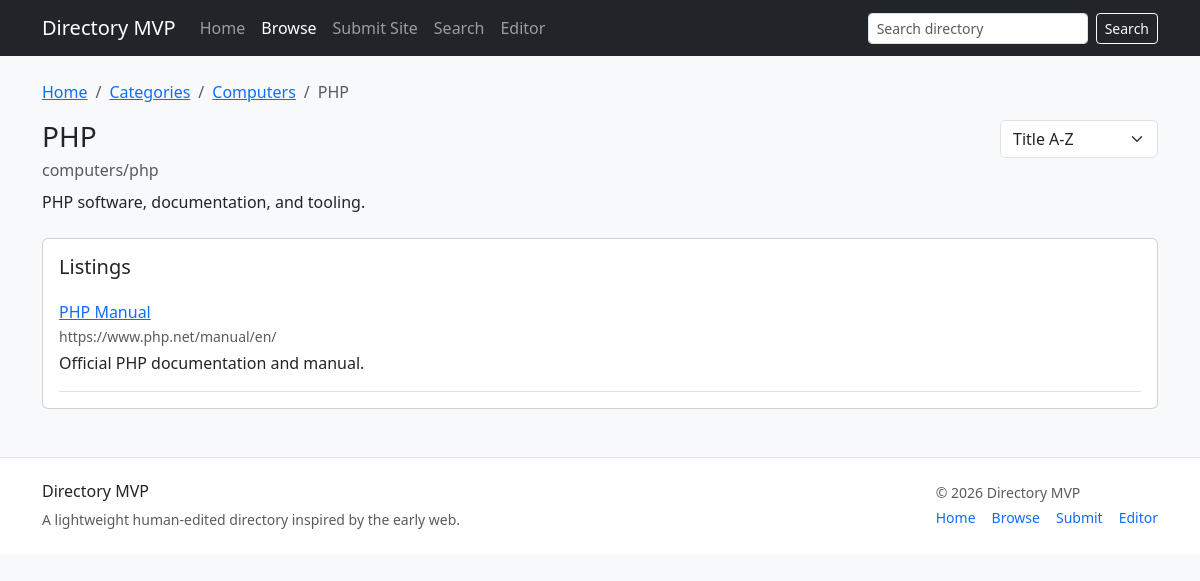
/category/computers/php, run on an earlier commit of the app's database.
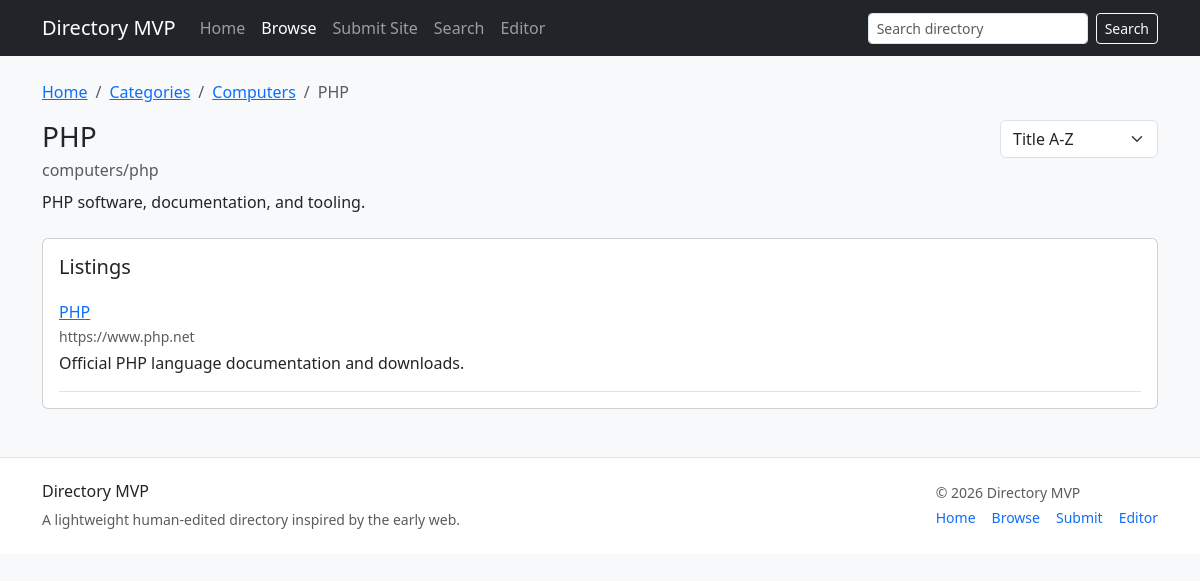
And on a later commit of the database.
### tables this page shows
CREATE TABLE categories (
    id INT UNSIGNED AUTO_INCREMENT PRIMARY KEY,
    parent_id INT UNSIGNED NULL,
    slug VARCHAR(150) NOT NULL,
    path VARCHAR(500) NOT NULL,
    name VARCHAR(150) NOT NULL,
    description TEXT NULL,
    sort_order INT NOT NULL DEFAULT 0,
    is_active TINYINT(1) NOT NULL DEFAULT 1,
    source_type ENUM('manual','dmoz_import') NOT NULL DEFAULT 'manual',
    source_key VARCHAR(255) NULL,
    import_batch_id INT UNSIGNED NULL,
    created_at DATETIME NOT NULL DEFAULT CURRENT_TIMESTAMP,
    updated_at DATETIME NOT NULL DEFAULT CURRENT_TIMESTAMP,
    CONSTRAINT fk_categories_parent FOREIGN KEY (parent_id) REFERENCES categories(id) ON DELETE SET NULL,
    UNIQUE KEY uq_categories_path (path(191)),
    KEY idx_categories_parent (parent_id),
    KEY idx_categories_slug (slug),
    KEY idx_categories_import_batch (import_batch_id)
);

CREATE TABLE sites (
    id INT UNSIGNED AUTO_INCREMENT PRIMARY KEY,
    category_id INT UNSIGNED NOT NULL,
    title VARCHAR(255) NOT NULL,
    slug VARCHAR(180) NOT NULL,
    url VARCHAR(2083) NOT NULL,
    normalized_url VARCHAR(2083) NULL,
    description TEXT NOT NULL,
    language_code VARCHAR(10) NULL,
    country_code VARCHAR(10) NULL,
    status ENUM('active','dead','flagged') NOT NULL DEFAULT 'active',
    source_type ENUM('manual','submission','dmoz_import') NOT NULL DEFAULT 'manual',
    source_key VARCHAR(255) NULL,
    original_title VARCHAR(255) NULL,
    original_description TEXT NULL,
    original_url VARCHAR(2083) NULL,
    import_batch_id INT UNSIGNED NULL,
    submitted_by_user_id INT UNSIGNED NULL,
    is_reviewed TINYINT(1) NOT NULL DEFAULT 1,
    approved_at DATETIME NULL,
    is_active TINYINT(1) NOT NULL DEFAULT 1,
    created_at DATETIME NOT NULL DEFAULT CURRENT_TIMESTAMP,
    updated_at DATETIME NOT NULL DEFAULT CURRENT_TIMESTAMP,
    CONSTRAINT fk_sites_category FOREIGN KEY (category_id) REFERENCES categories(id) ON DELETE CASCADE,
    CONSTRAINT fk_sites_submitted_by FOREIGN KEY (submitted_by_user_id) REFERENCES users(id) ON DELETE SET NULL,
    KEY idx_sites_category (category_id),
    KEY idx_sites_status (status),
    KEY idx_sites_source_type (source_type),
    KEY idx_sites_import_batch (import_batch_id),
    KEY idx_sites_normalized_url (normalized_url(191))
);

### app/Core/Controller.php (called while the page is built, shortened)
<?php
class Controller
{
    protected function view(string $view, array $data = []): void
    {
        extract($data, EXTR_SKIP);
        $viewFile = dirname(__DIR__) . '/Views/' . $view . '.php';
        require dirname(__DIR__) . '/Views/layouts/header.php';
        require $viewFile;
        require dirname(__DIR__) . '/Views/layouts/footer.php';
    }
}

### app/Controllers/CategoryController.php (called while the page is built, shortened)
<?php
class CategoryController extends Controller
{
    public function show(string $path): void
    {
        $categoryModel = new Category($this->db);
        $siteModel = new Site($this->db);
        $category = $categoryModel->findByPath($path);
        $page = max(1, (int) ($_GET['page'] ?? 1));
        $sort = (string) ($_GET['sort'] ?? 'title');
        $perPage = (int) config('per_page', 20);
        $total = $siteModel->countByCategory((int) $category['id']);
        $pagination = build_pagination($total, $page, $perPage);
        $this->view('category/show', [
            'pageTitle' => $category['name'],
            'category' => $category,
            'breadcrumbs' => $categoryModel->breadcrumbByPath($category['path']),
            'children' => $categoryModel->childrenOf((int) $category['id']),
            'sites' => $siteModel->forCategory((int) $category['id'], $pagination['per_page'], $pagination['offset'], $sort),
            'pagination' => $pagination,
            'sort' => $sort,
        ]);
    }
}

### public/index.php (called while the page is built, shortened)
<?php
$basePath = dirname(__DIR__);
spl_autoload_register(function (string $class) use ($basePath) {
    $prefix = 'App\\';
    $relative = substr($class, strlen($prefix));
    $file = $basePath . '/app/' . str_replace('\\', '/', $relative) . '.php';
});
require $basePath . '/app/helpers.php';
$appConfig = require $basePath . '/config/app.php';
$dbConfig = require $basePath . '/config/database.php';
$db = new App\Core\Database($dbConfig);
$router = new App\Core\Router();
$router->dispatch($_SERVER['REQUEST_METHOD'], $_SERVER['REQUEST_URI'], $db, $appConfig);

### app/helpers.php (called while the page is built, shortened)
<?php
function config(string $key, $default = null)
{
    $config = $GLOBALS['app_config'] ?? [];
    return $config[$key] ?? $default;
}
function e(?string $value): string
{
    return htmlspecialchars((string) $value, ENT_QUOTES, 'UTF-8');
}
function base_url(string $path = ''): string
{
    $base = rtrim((string) config('base_url', ''), '/');
    $path = '/' . ltrim($path, '/');
    return $base . ($path === '/' ? '' : $path);
}
function request_path(): string
{
    $uri = $_SERVER['REQUEST_URI'] ?? '/';
    return parse_url($uri, PHP_URL_PATH) ?: '/';
}

### app/Core/Database.php (called while the page is built, shortened)
<?php
class Database
{
    private PDO $pdo;
    public function __construct(array $config)
    {
        $dsn = sprintf(
            'mysql:host=%s;port=%d;dbname=%s;charset=%s',
            $config['host'],
            $config['port'],
            $config['database'],
            $config['charset']
        );
        $this->pdo = new PDO($dsn, $config['username'], $config['password'], [
            PDO::ATTR_ERRMODE => PDO::ERRMODE_EXCEPTION,
            PDO::ATTR_DEFAULT_FETCH_MODE => PDO::FETCH_ASSOC,
        ]);
    }
    public function query(string $sql, array $params = []): PDOStatement
    {
        $stmt = $this->pdo->prepare($sql);
        $stmt->execute($params);
        return $stmt;
    }
    public function fetch(string $sql, array $params = []): ?array
    {
        $row = $this->query($sql, $params)->fetch();
        return $row ?: null;
    }
    public function fetchAll(string $sql, array $params = []): array
    {
        return $this->query($sql, $params)->fetchAll();
    }
}

### app/Models/Category.php (called while the page is built, shortened)
<?php
class Category extends Model
{
    public function findByPath(string $path): ?array
    {
        return $this->db->fetch(
            'SELECT * FROM categories WHERE path = :path AND is_active = 1 LIMIT 1',
            ['path' => $path]
        );
    }
    public function breadcrumbByPath(string $path): array
    {
        $parts = array_filter(explode('/', $path));
        $crumbs = [];
        $current = '';
        foreach ($parts as $part) {
            $current = $current === '' ? $part : $current . '/' . $part;
            $row = $this->db->fetch('SELECT id, name, path FROM categories WHERE path = :path LIMIT 1', ['path' => $current]);
            if ($row) {
                $crumbs[] = $row;
            }
        }
        return $crumbs;
    }
}

### app/Models/Site.php (called while the page is built, shortened)
<?php
class Site extends Model
{
    public function forCategory(int $categoryId, int $limit, int $offset, string $sort = 'title'): array
    {
        $order = match ($sort) {
            'newest' => 's.created_at DESC, s.title ASC',
            default => 's.title ASC',
        };
        return $this->db->fetchAll(
            "SELECT s.* FROM sites s
             WHERE s.category_id = :category_id AND s.is_active = 1
             ORDER BY {$order}
             LIMIT {$limit} OFFSET {$offset}",
            ['category_id' => $categoryId]
        );
    }
}

### app/Views/category/show.php (the view, shortened to what this page needs)
<nav aria-label="breadcrumb" class="mb-3">
    <ol class="breadcrumb">
        <li class="breadcrumb-item"><a href="<?= e(base_url('/')) ?>">Home</a></li>
        <li class="breadcrumb-item"><a href="<?= e(base_url('/category')) ?>">Categories</a></li>
        <?php foreach ($breadcrumbs as $index => $crumb): ?>
            <li class="breadcrumb-item<?= $index === count($breadcrumbs) - 1 ? ' active' : '' ?>">
                <?php if ($index === count($breadcrumbs) - 1): ?>
                    <?= e($crumb['name']) ?>
                <?php else: ?>
                    <a href="<?= e(base_url('/category/' . $crumb['path'])) ?>"><?= e($crumb['name']) ?></a>
                <?php endif; ?>
            </li>
        <?php endforeach; ?>
    </ol>
</nav>
<div class="d-flex flex-column flex-md-row justify-content-between align-items-md-start gap-3 mb-4">
    <div>
        <h1 class="h3 mb-1"><?= e($category['name']) ?></h1>
        <div class="text-muted"><?= e($category['path']) ?></div>
        <?php if (!empty($category['description'])): ?>
            <p class="mt-2 mb-0"><?= e($category['description']) ?></p>
        <?php endif; ?>
    </div>
    <form class="d-flex gap-2" method="get">
        <select class="form-select" name="sort" onchange="this.form.submit()">
            <option value="title" <?= $sort === 'title' ? 'selected' : '' ?>>Title A-Z</option>
        </select>
    </form>
</div>
<div class="card">
    <div class="card-body">
        <h2 class="h5">Listings</h2>
        <?php foreach ($sites as $site): ?>
            <div class="border-bottom py-3">
                <h3 class="h6 mb-1"><a href="<?= e($site['url']) ?>" target="_blank" rel="noopener noreferrer"><?= e($site['title']) ?></a></h3>
                <div class="small text-muted mb-1"><?= e($site['url']) ?></div>
                <div><?= e($site['description']) ?></div>
            </div>
        <?php endforeach; ?>
    </div>
</div>

### app/Core/Router.php (shortened to what this page needs)
<?php
class Router
{
    private array $routes = [];
    private function addRoute(string $method, string $pattern, array $handler): void
    {
        $this->routes[] = compact('method', 'pattern', 'handler');
    }
    public function dispatch(string $method, string $uri, Database $db, array $appConfig): void
    {
        $path = parse_url($uri, PHP_URL_PATH) ?: '/';
        foreach ($this->routes as $route) {
            $params = $this->match($route['pattern'], $path);
            if ($params === null) {
                continue;
            }
            [$controllerClass, $action] = $route['handler'];
            $controller = new $controllerClass($db, $appConfig);
            $controller->$action(...array_values($params));
            return;
        }
    }
    private function match(string $pattern, string $path): ?array
    {
        $regex = preg_replace_callback('/\{([a-zA-Z_][a-zA-Z0-9_]*)(:([^}]+))?\}/', function ($matches) {
            $name = $matches[1];
            $subPattern = $matches[3] ?? '[^/]+';
            return '(?P<' . $name . '>' . $subPattern . ')';
        }, $pattern);
        $regex = '#^' . $regex . '$#';
        if (!preg_match($regex, $path, $matches)) {
            return null;
        }
        $params = [];
        foreach ($matches as $key => $value) {
            if (!is_int($key)) {
                $params[$key] = $value;
            }
        }
        return $params;
    }
}

### app/Views/layouts/header.php (shortened to what this page needs)
<?php
$currentPath = request_path();
?>
<!doctype html>
<html lang="en">
<head>
    <link href="https://cdn.jsdelivr.net/npm/bootstrap@5.3.3/dist/css/bootstrap.min.css" rel="stylesheet">
    <link href="<?= e(base_url('/assets/css/app.css')) ?>" rel="stylesheet">
</head>
<body class="bg-light">
<nav class="navbar navbar-expand-lg navbar-dark bg-dark">
    <div class="container">
        <a class="navbar-brand" href="<?= e(base_url('/')) ?>"><?= e(config('name')) ?></a>
        <div class="collapse navbar-collapse" id="mainNav">
            <ul class="navbar-nav me-auto mb-2 mb-lg-0">
                <li class="nav-item"><a class="nav-link<?= $currentPath === '/' ? ' active' : '' ?>" href="<?= e(base_url('/')) ?>">Home</a></li>
                <li class="nav-item"><a class="nav-link<?= str_starts_with($currentPath, '/category') ? ' active' : '' ?>" href="<?= e(base_url('/category')) ?>">Browse</a></li>
                <li class="nav-item"><a class="nav-link<?= str_starts_with($currentPath, '/submit') ? ' active' : '' ?>" href="<?= e(base_url('/submit')) ?>">Submit Site</a></li>
                <li class="nav-item"><a class="nav-link<?= str_starts_with($currentPath, '/search') ? ' active' : '' ?>" href="<?= e(base_url('/search')) ?>">Search</a></li>
                <li class="nav-item"><a class="nav-link<?= str_starts_with($currentPath, '/editor') ? ' active' : '' ?>" href="<?= e(base_url('/editor')) ?>">Editor</a></li>
            </ul>
            <form class="d-flex" method="get" action="<?= e(base_url('/search')) ?>">
                <input class="form-control form-control-sm me-2" type="search" name="q" placeholder="Search directory" value="<?= e($_GET['q'] ?? '') ?>">
                <button class="btn btn-outline-light btn-sm" type="submit">Search</button>
            </form>
        </div>
    </div>
</nav>
<div class="container my-4">

### app/Views/layouts/footer.php (shortened to what this page needs)
</div>
<footer class="border-top bg-white mt-5 py-4">
    <div class="container d-md-flex justify-content-between align-items-start gap-4">
        <div>
            <h6 class="mb-2"><?= e(config('name')) ?></h6>
            <p class="text-muted mb-0 small">A lightweight human-edited directory inspired by the early web.</p>
        </div>
        <div class="footer-links small text-muted">
            <div class="mb-1">&copy; <?= date('Y') ?> <?= e(config('name')) ?></div>
            <div class="d-flex gap-3 flex-wrap">
                <a href="<?= e(base_url('/')) ?>">Home</a>
                <a href="<?= e(base_url('/category')) ?>">Browse</a>
                <a href="<?= e(base_url('/submit')) ?>">Submit</a>
                <a href="<?= e(base_url('/editor')) ?>">Editor</a>
            </div>
        </div>
    </div>
</footer>
</body>
</html>

### public/assets/css/app.css (style rules this page uses)
body { min-height: 100vh; }
.footer-links a { text-decoration: none; }

What changed in the data, as far as the page shows it:
changed sites: title "PHP Manual" → "PHP"; url "https://www.php.net/manual/en/" → "https://www.php.net"; description "Official PHP documentation and manual." → "Official PHP language documentation and downloads."
